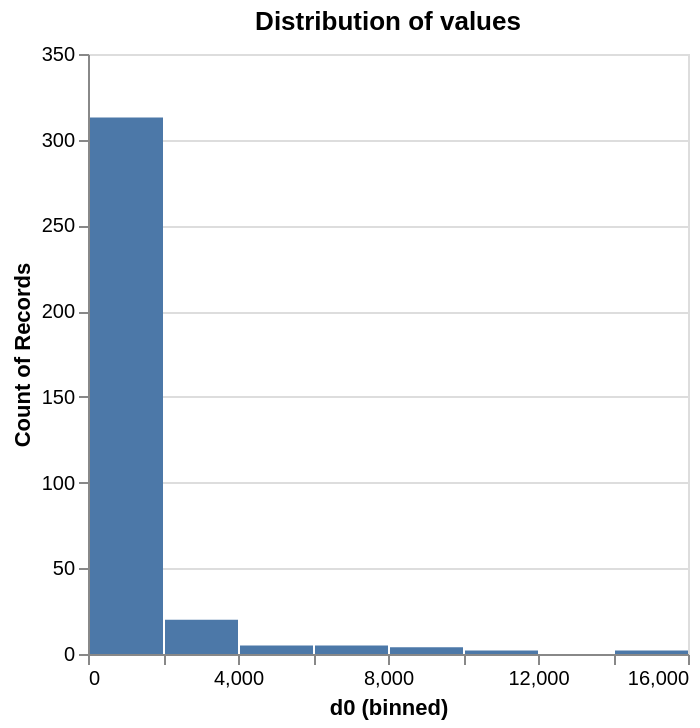

Notebook source saved alongside this figure:
### Code cell
pivot_titers.query('subtype == "H1N1"')

alt.Chart(pivot_titers.query('subtype == "H1N1"')).mark_bar().encode(
    alt.X('d0:Q', bin=True),  # bin=True automatically chooses bin size
    y='count()'
).properties(
    title='Distribution of values'
)

### Figure 1 — Vega-Lite specification as saved in the notebook (floating-point values rounded to 4 significant figures; data arrays with more than 128 entries replaced by an {"elided": "..."} marker saying what was removed)
{"config": {"view": {"continuousWidth": 300, "continuousHeight": 300}}, "data": {"name": "data-b020c3b489a0756b325827788c045560"}, "mark": {"type": "bar"}, "encoding": {"x": {"bin": true, "field": "d0", "type": "quantitative"}, "y": {"aggregate": "count", "type": "quantitative"}}, "title": "Distribution of values", "$schema": "https://vega.github.io/schema/vega-lite/v5.16.3.json", "datasets": {"data-b020c3b489a0756b325827788c045560": {"elided": "351 records"}}}
